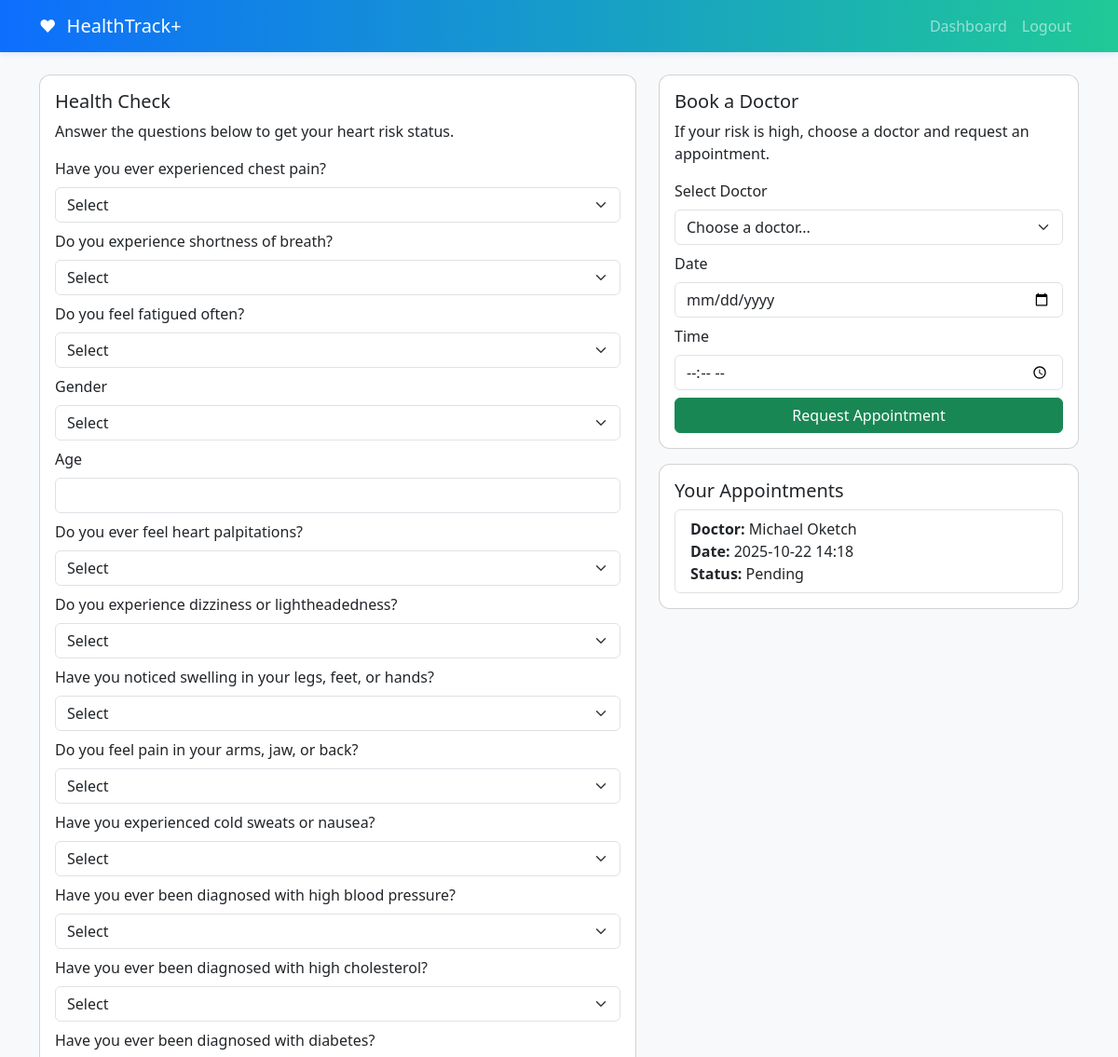
Before: /dashboard (signed in, upper part) with the older database file.
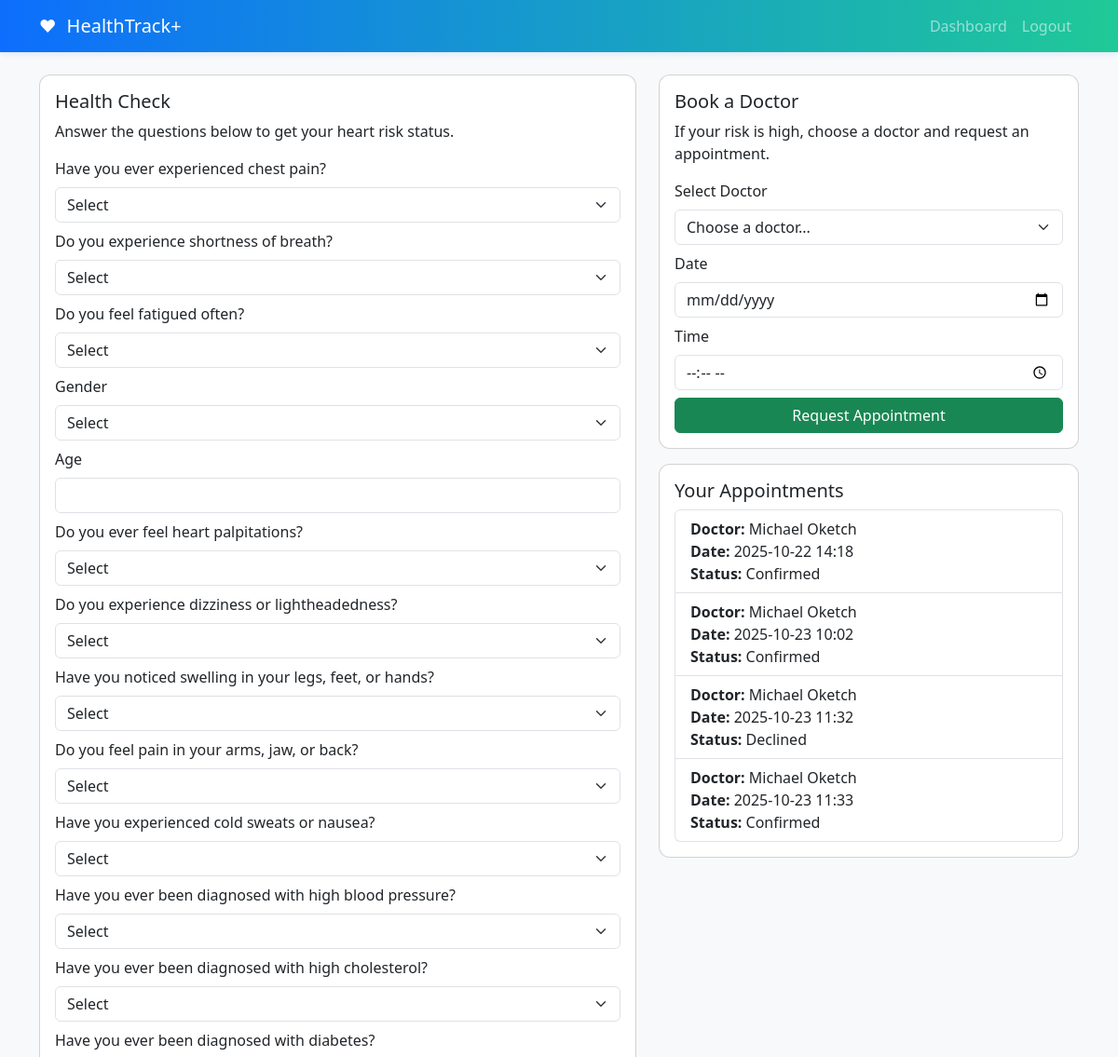
After: the same page with the newer database file.
### models.py (models this page shows)
class Appointment(db.Model):
    __tablename__ = "appointments"
    id = db.Column(db.Integer, primary_key=True)
    patient_id = db.Column(db.Integer, db.ForeignKey("users.id"))
    doctor_id = db.Column(db.Integer, db.ForeignKey("users.id"), nullable=True)
    date = db.Column(db.Date)
    time = db.Column(db.String(20))
    status = db.Column(db.String(20), default="pending")  # pending, confirmed, completed
    created_at = db.Column(db.DateTime, default=datetime.utcnow)
    patient = db.relationship("User", foreign_keys=[patient_id])
    doctor = db.relationship("User", foreign_keys=[doctor_id])

class User(UserMixin, db.Model):
    __tablename__ = "users"
    id = db.Column(db.Integer, primary_key=True)
    name = db.Column(db.String(150))
    email = db.Column(db.String(150), unique=True, nullable=False)
    password = db.Column(db.String(200), nullable=False)  # hashed
    role = db.Column(db.String(20), default="patient")    # 'patient' or 'doctor' or 'admin'
    created_at = db.Column(db.DateTime, default=datetime.utcnow)

### app.py (the view)
@app.route('/dashboard')
@login_required
def dashboard():
    user_id = current_user.id
    if current_user.role == "doctor":
        appointments = Appointment.query.filter_by(doctor_id=user_id).all()
        return render_template("dashboard_doctor.html", appointments=appointments)
    else:
        health_records = HealthRecord.query.filter_by(user_id=user_id).all()
        low_risk = sum(1 for h in health_records if h.prediction < 0.5)
        high_risk = sum(1 for h in health_records if h.prediction >= 0.5)
        appointments = Appointment.query.filter_by(patient_id=user_id).all()
        doctors = User.query.filter_by(role='doctor').all()
        return render_template(
            'dashboard.html',
            health_records=health_records,
            appointments=appointments,
            doctors=doctors,
            low_risk_count=low_risk,
            high_risk_count=high_risk
        )

### app.py (called while the page is built)
@login_manager.user_loader
def load_user(user_id):
    return User.query.get(int(user_id))

### templates/dashboard.html (shortened to what the changed rows need)
{% extends "base.html" %}
{% block content %}
<div class="row">
  <div class="col-md-5">
    <div class="card">
      <div class="card-body">
        {% if appointments %}
          <ul class="list-group">
            {% for a in appointments %}
              <li class="list-group-item">
                <strong>Doctor:</strong> {{ a.doctor.name if a.doctor else "Unknown" }}<br>
                <strong>Date:</strong> {{ a.date }} {{ a.time }}<br>
                <strong>Status:</strong> <span class="text-capitalize">{{ a.status }}</span>
              </li>
            {% endfor %}
          </ul>
        {% else %}
          <p class="text-muted">No appointments yet.</p>
        {% endif %}
      </div>
    </div>
  </div>
</div>
{% endblock %}

Changed rows visible on the page:
changed Appointment (number 1 of 4 on the later page): status "Pending" → "Confirmed"
added Appointment: doctor "Michael Oketch", date "2025-10-23", time "10:02", status "Confirmed"
added Appointment: doctor "Michael Oketch", date "2025-10-23", time "11:32", status "Declined"
added Appointment: doctor "Michael Oketch", date "2025-10-23", time "11:33", status "Confirmed"
